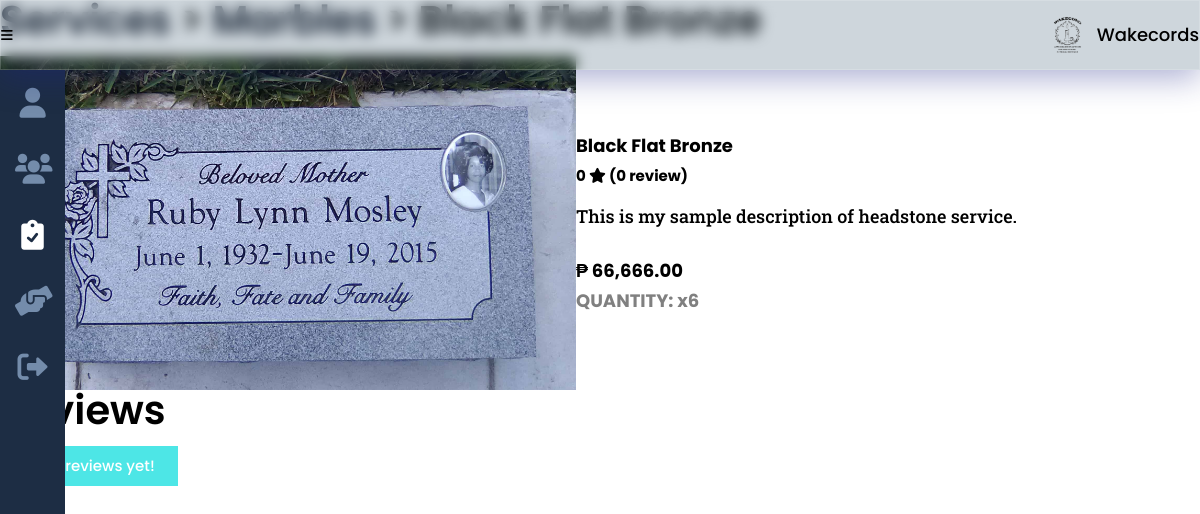
/funeral_tradition_this.php?service_id=19&id=4, run on an earlier commit of the app's database.
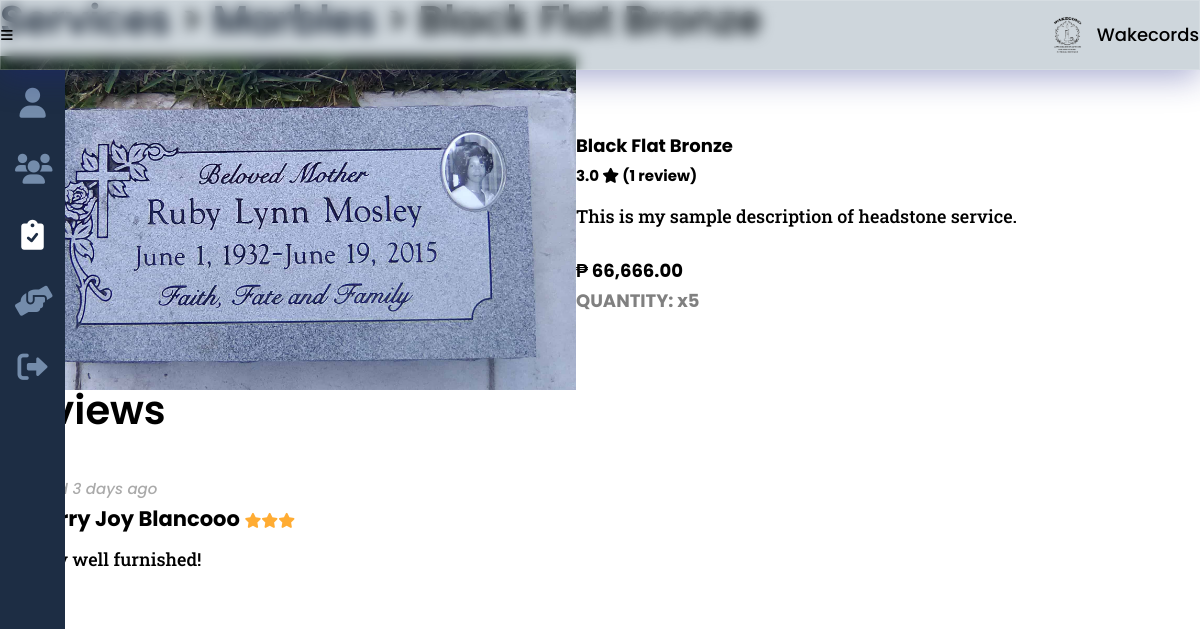
And on a later commit of the database.
### tables this page shows
CREATE TABLE `headstone` (
  `service_id` int(8) NOT NULL,
  `stone_kind` varchar(20) NOT NULL,
  `stone_type` varchar(20) NOT NULL,
  `stone_color` varchar(20) NOT NULL,
  `stone_size` varchar(100) NOT NULL,
  `stone_font` varchar(100) NOT NULL
);

CREATE TABLE `services` (
  `service_id` int(8) NOT NULL,
  `provider_id` int(8) NOT NULL,
  `service_type` varchar(20) NOT NULL,
  `service_desc` varchar(500) NOT NULL,
  `service_cost` decimal(9,2) DEFAULT NULL,
  `service_qty` int(2) DEFAULT NULL,
  `service_img` varchar(100) NOT NULL,
  `service_status` varchar(10) NOT NULL
);

CREATE TABLE `feedback` (
  `feedback_id` int(8) NOT NULL,
  `seeker_id` int(8) NOT NULL,
  `service_id` int(8) NOT NULL,
  `feedback_star` int(8) NOT NULL,
  `feedback_comments` varchar(250) DEFAULT NULL,
  `feedback_date` date NOT NULL
);

CREATE TABLE `seeker` (
  `seeker_id` int(8) NOT NULL,
  `seeker_fname` varchar(25) NOT NULL,
  `seeker_mi` char(1) DEFAULT NULL,
  `seeker_lname` varchar(25) NOT NULL,
  `seeker_address` varchar(100) DEFAULT NULL,
  `seeker_phone` varchar(11) DEFAULT NULL,
  `seeker_status` varchar(10) DEFAULT NULL,
  `seeker_email` varchar(50) NOT NULL,
  `seeker_pass` varchar(100) NOT NULL
);

### others/db.php (called while the page is built, shortened)
<?php
	class DB
	{
		static $hostname = "localhost";
		static $dbname = "wakecords";
		static $username  = "root";
		static $password = "";
		public static function query($sql, $params=array(), $transactType)
		{
			$rows = array();
			try
			{
				$db = new PDO("mysql:host=". self::$hostname ."; dbname=". self::$dbname,  self::$username,  self::$password);
				$db->setAttribute(PDO::ATTR_ERRMODE, PDO::ERRMODE_EXCEPTION);
				$cmd = $db->prepare($sql);
				$cmd->execute($params);
				if($transactType == "READ")
					$rows = $cmd->fetchAll();
				else
					$rows = $db->lastInsertId();
			}
			catch(PDOException $e)
			{
				echo $e->getMessage();
			}
			return $rows;
		}
	}

### funeral_tradition_this.php (the view, shortened to what this page needs)
<?php
	include("others/functions.php");
	include("others/head.php");
?>
<body>
	<div class="container">
		<?php include("others/header.php"); ?>
		<div class="banner">
			<?php
			$this_page = "services";
			include("others/sidebar.php"); ?>
			<section class="banner-con">
				<div class="wrapper">
					<div class="banner-div">
						<?php
							$service_type = read("services", ["service_id"], [$_GET['service_id']]);
							$service_type = $service_type[0];
							$service = DB::query("SELECT * FROM services a JOIN {$service_type['service_type']} b ON a.service_id = b.service_id WHERE a.service_id=?", array($_GET['service_id']), "READ");
							$service = $service[0];
							if(isset($_SESSION['provider'])){
								$service_link = "services.php";
								$a_link = "services.php";
							}
							else {
								$service_link = "funeral.php";
								$a_link = "funeral_tradition.php";
							}
							$size_array = array();
							$font_array = array();
							$qty_array = array();
							for($i=1; $i<=$service['service_qty']; $i++) array_push($qty_array, $i);
							switch($service_type['service_type']){
								case "headstone":
									$size_array = explode(",",$service['stone_size']);
									$font_array = explode(",",$service['stone_font']);
									$service_name = $service['stone_color']." ".$service['stone_kind']." ".$service['stone_type'];
									$service_name = ucwords($service_name);
									echo "
									<h2><a href='{$service_link}'>Services</a> <span>> <a href='{$a_link}'>{$provider['provider_company']}</a> > {$service_name}</span></h2>
									";
								break;
							}
						?>
						<div class="banner-cards trad">
							<?php
								echo "
								<img class='card-img' src='images/providers/".$service['service_type']."/".$service['provider_id']."/".$service['service_img']."'>
								<div class='card-div'>
									<div>
										<h3>".$service_name."
											<span>
												".ratings($service['service_id'], true)."
												<i class='fa-solid fa-star'></i>
												(".ratings_count($service['service_id'], true).")
											</span>
										</h3>
										<p>
											".$service['service_desc']."
										</p>
								";
								if($service_type['service_type'] != "church")
									echo "<div class='card-price trad'>₱ ".number_format($service['service_cost'], 2, '.', ',')."</div>";
								if(isset($_SESSION['seeker']) && !isset($_GET['rate']) && !isset($_GET['rated'])){
								echo "
								<form method='post'>
									<div class='selection-con'>";
									if($service_type['service_type'] != "church") {
										if(count($size_array) > 0 && $size_array[0] != NULL) {
											select_array($size_array, "sizes");
									 	}
										if(count($font_array) > 0 && $font_array[0] != NULL) {
											select_array($font_array, "fonts");
										}
										select_array($qty_array, "quantity");
									} else {
								echo "	<div>
											<label>Time: </label>
											<select name='cbotime' required>
												<option value=''>BROWSE OPTIONS</option>";
												echo time_available($service['church_mass_time'], $_GET['service_id']);
								echo "		</select>
										</div>";
									}
								echo "
									</div>
										<button type='submit' name='btnadd' class='btn trad' onclick=\"return confirm('Confirm booking?');\">Book</button>
								</form>";
								}
								else {
									if($service_type['service_type'] != "church")
										echo "<h4 style='color:gray'>QUANTITY: x{$service['service_qty']}</h4>";
								}
								echo "
									</div>
								</div>";
							?>
						</div>
						<div class="banner-ratings" id="ratings">
							<h2>Reviews</h2>
							<div class="ratings-con">
							<?php
							$ratings = read("feedback", ["service_id"], [$_GET['service_id']]);
							if(count($ratings)>0){
								foreach($ratings as $result){
									$seeker = read("seeker", ["seeker_id"], [$result['seeker_id']]);
									$seeker = $seeker[0];
									$days = (strtotime(date('Y-m-d')) - strtotime(date($result['feedback_date']))) /60/60/24;
									echo "
									<div class='rate'>
									";
									if($days == 0) {
										echo "
										<span>
											<mark class='mark-style no-cursor'>new ratings</mark>
										</span>
										";
									}
									else {
										echo "
										<span class='gray-italic'>
											rated ".$days." days ago
										</span>
										";
									}
									echo "
										<h3>{$seeker['seeker_fname']} {$seeker['seeker_lname']}
											<span>
												".display_stars($result['feedback_star'])."
											</span>
										</h3>
										<p>{$result['feedback_comments']}</p>
									</div>
									";
								}
							}
							else messaging("notify", "No reviews yet!");
							?>
							</div>
						</div>
					</div>
				</div>
			</section>
		</div>
	</div>
<?php include("others/footer-js.php"); ?>

### others/head.php (shortened to what this page needs)
<!DOCTYPE html>
<html lang="en">
<head>
	<link href="https://cdnjs.cloudflare.com/ajax/libs/font-awesome/6.0.0/css/all.min.css" rel="stylesheet">
	<link rel="stylesheet" href="https://unpkg.com/open-props"/>
	<link rel="stylesheet" href="css/style.css">
</head>

### others/header.php (shortened to what this page needs)
<div class="header">
	<button class="header-btn" data-menu-icon>
		<i class="fa-solid fa-bars"></i>
	</button>
	<picture>
		<?php
			if(isset($_SESSION['provider'])){
				$provider = provider();
				if(empty($provider['provider_logo'])){
		?>
				<svg xmlns="http://www.w3.org/2000/svg" viewBox="0 0 640 512"><path d="M425.1 482.6c-2.303-1.25-4.572-2.559-6.809-3.93l-7.818 4.493c-6.002 3.504-12.83 5.352-19.75 5.352c-10.71 0-21.13-4.492-28.97-12.75c-18.41-20.09-32.29-44.15-40.22-69.9c-5.352-18.06 2.343-36.87 17.83-45.24l8.018-4.669c-.0664-2.621-.0664-5.242 0-7.859l-7.655-4.461c-12.3-6.953-19.4-19.66-19.64-33.38C305.6 306.3 290.4 304 274.7 304H173.3C77.61 304 0 381.7 0 477.4C0 496.5 15.52 512 34.66 512H413.3c5.727 0 10.9-1.727 15.66-4.188c-2.271-4.984-3.86-10.3-3.86-16.06V482.6zM224 256c70.7 0 128-57.31 128-128S294.7 0 224 0C153.3 0 96 57.31 96 128S153.3 256 224 256zM610.5 373.3c2.625-14 2.625-28.5 0-42.5l25.75-15c3-1.625 4.375-5.125 3.375-8.5c-6.75-21.5-18.25-41.13-33.25-57.38c-2.25-2.5-6-3.125-9-1.375l-25.75 14.88c-10.88-9.25-23.38-16.5-36.88-21.25V212.3c0-3.375-2.5-6.375-5.75-7c-22.25-5-45-4.875-66.25 0c-3.25 .625-5.625 3.625-5.625 7v29.88c-13.5 4.75-26 12-36.88 21.25L394.4 248.5c-2.875-1.75-6.625-1.125-9 1.375c-15 16.25-26.5 35.88-33.13 57.38c-1 3.375 .3751 6.875 3.25 8.5l25.75 15c-2.5 14-2.5 28.5 0 42.5l-25.75 15c-3 1.625-4.25 5.125-3.25 8.5c6.625 21.5 18.13 41 33.13 57.38c2.375 2.5 6 3.125 9 1.375l25.88-14.88c10.88 9.25 23.38 16.5 36.88 21.25v29.88c0 3.375 2.375 6.375 5.625 7c22.38 5 45 4.875 66.25 0c3.25-.625 5.75-3.625 5.75-7v-29.88c13.5-4.75 26-12 36.88-21.25l25.75 14.88c2.875 1.75 6.75 1.125 9-1.375c15-16.25 26.5-35.88 33.25-57.38c1-3.375-.3751-6.875-3.375-8.5L610.5 373.3zM496 400.5c-26.75 0-48.5-21.75-48.5-48.5s21.75-48.5 48.5-48.5c26.75 0 48.5 21.75 48.5 48.5S522.8 400.5 496 400.5z"/></svg>
		<?php
				}
				else echo "<img class='header-logo' src='images/providers/".$provider['provider_type']."/".$_SESSION['provider']."/".$provider['provider_logo']."' >";
			}
			else echo "<img class='header-logo' src='images/main-logo.png'>";
		?>
		<div>Wakecords</div>
	</picture>
</div>

### others/sidebar.php (shortened to what this page needs)
<ul class="sidebar " data-sidebar>
  <li class="sidebar-list">
    <a class="sidebar-link <?php echo ($this_page == 'profile')?'active':''; ?>" href="profile.php" title="Profile">
      <i class="fa-solid fa-user"></i>
    </a>
  </li>
  <?php
    if(user_type() == "admin"){
  ?>
  <li class="sidebar-list">
    <a class="sidebar-link <?php echo ($this_page == 'users')?'active':''; ?>" href="admin_users.php" title="Feedback">
      <i class="fa-solid fa-users"></i>
    </a>
  </li>
  <?php
    }
  ?>
  <li class="sidebar-list">
    <?php
      if(user_type() == "seeker"){
    ?>
      <a class="sidebar-link <?php echo ($this_page == 'services')?'active':''; ?>" href="get_started.php" title="Services">
        <i class="fa-solid fa-clipboard-check"></i>
        <div>Get Started</div>
      </a>
    <?php
      } elseif(user_type() == "admin") {
    ?>
      <a class="sidebar-link <?php echo ($this_page == 'services')?'active':''; ?>" href="funeral.php" title="Services">
        <i class="fa-solid fa-clipboard-check"></i>
      </a>
    <?php
      }
    ?>
  </li>
  <li class="sidebar-list">
    <?php
    if(user_type() == 'admin'){
      $link = "<a class='sidebar-link ";
      $link .= ($this_page == 'transact')?'active':'';
      $link .= "' href='purchase.php' title='Transactions'>";
    }
    echo $link;
    ?>
      <i class="fas fa-hands-helping"></i>
    </a>
  </li>
  <li class="sidebar-list">
    <a class="sidebar-link" href="logout.php" title="Logout" onclick='return confirm("Are you sure you want to logout?");'>
      <i class="fa-solid fa-right-from-bracket"></i>
    </a>
  </li>
</ul>

### others/functions.php (shortened to what this page needs)
<?php
	require_once("others/db.php");
	function display_stars($stars){
		$text = "";
		while($stars > 0){
			$text .= "<i class='fa-solid fa-star stars'></i>";
			$stars--;
		}
		return $text;
	}
	function messaging($type, $msg){
		switch($type){
			case "notify":
				echo "<div class='note blue'><i class='fa-solid fa-circle-info'></i> ".$msg."</div>";
			break;
		}
	}
	function ratings($id, $service = true){
		$avg_stars = 0;
		if($service)
			$feedback = read("feedback", ["service_id"], [$id]);
		else {
			$feedback = DB::query("SELECT * FROM feedback a JOIN services b ON a.service_id = b.service_id WHERE provider_id = ?", array($id), "READ");
		}
		if(count($feedback) > 0){
			foreach($feedback as $result){
				$avg_stars += $result['feedback_star'];
			}
			$avg_stars /= count($feedback);
		}
		else return $avg_stars;
		return number_format((float)$avg_stars,1,".","");
	}
	function ratings_count($id, $service = true){
		if($service)
			$feedback = read("feedback", ["service_id"], [$id]);
		else {
			$feedback = DB::query("SELECT * FROM feedback a JOIN services b ON a.service_id = b.service_id WHERE provider_id = ?", array($id), "READ");
		}
		return (count($feedback) > 1) ? count($feedback)." reviews" : count($feedback)." review";
	}
	function read($table, $attr=[], $data=[]){
		if(count($attr) == 1){
			return DB::query("SELECT * FROM ".$table." WHERE ".$attr[0]."=?", array($data[0]), "READ");
		}
	}
	function user_type(){
		return "admin";
	}

### others/footer-js.php (shortened to what this page needs)
</body>
</html>

### css/style.css (style rules this page uses)
:root { --dark-blue:#0d1321; --light-blue:#1d2d44; --pale-blue:#3e5c76; --light-gray:#748cab; --gray: #ccc; --peach:#f0ebd8; --header-height:70px; --red: hsl(0,100%,40%); --green: hsl(133, 75%, 30%); --blue: hsl(180, 75%, 40%); --em-1: 1em; --rem-1: 1rem; --box-shadow: 2px 2px 6px -2px #000; }
* { padding:0;margin:0;box-sizing:border-box;resize:none;outline:none;border:none;text-decoration:none;list-style:none; }
body { font:500 18px/30px Poppins,sans-serif; }
.wrapper { width:100%;margin:0 auto 0 0;padding:0 var(--size-3) var(--size-8) var(--size-11); }
section, main { padding:100px 0;background:#fff; }
h1,h2 { line-height:100%;margin-bottom:40px;position:relative; }
h2 { margin-bottom:var(--rem-1); }
h3 { margin-bottom:10px;position:relative; }
h2 { font-size:40px;font-weight:600; }
h2 a { display:inline-block;position:relative;color:var(--dark-blue); }
h2 a:after { content:"";position:absolute;width:100%;transform:scaleX(0);height:2px;bottom:0;left:0;background-color:var(--light-blue);transform-origin:bottom right;transition:transform 0.25s ease-out; }
p { font-family:Roboto Slab,serif;margin-bottom:25px; }
.stars { font-size:15px;color:#ffac33; }
.gray-italic { font-style:italic;color:#aaa !important;font-size:15px; }
.header { display:flex;justify-content:space-between;box-shadow:var(--shadow-4);padding:var(--size-3);position:fixed;width:100%;height:var(--header-height);align-items:center;z-index:100;background: rgba( 62, 92, 118, 0.25 );box-shadow: 0 8px 32px 0 rgba( 31, 38, 135, 0.37 );-webkit-backdrop-filter: blur( 7px );backdrop-filter: blur( 7px );border: 1px solid rgba( 255, 255, 255, 0.18 ); }
img.header-logo { width:40px;height:40px; }
button.header-btn { background:none; }
button.header-btn i { font-size:var(--size-7); }
.header picture { display:flex;justify-content:space-between;align-items:center;column-gap:10px; }
.sidebar { min-width:65px;overflow:hidden;margin-top:var(--header-height);transition: min-width 100ms ease-out;position:fixed;background:var(--light-blue);height:100%;display:flex;flex-flow:column;z-index:99; }
.sidebar-link { display:flex;align-items:center;justify-content:center;margin:1em 0;color:var(--light-gray); }
.sidebar-link.active { color:#fff; }
.sidebar-link i { width:35px;font-size:30px;text-align:center; }
.banner-con { width:100%;padding:0; }
.banner-div { height:100%;padding-top:var(--size-11);position:relative;margin-bottom:var(--em-1); }
.banner-div h2 span { font-size:var(--size-5); }
.banner-cards { display:flex;column-gap:var(--size-5);flex-wrap:wrap; }
.banner-cards.trad { margin-bottom:var(--size-5); }
.banner-cards img { width:100%; }
.banner-cards h3, .banner-cards p { padding-inline:var(--size-3); }
.banner-cards h3 span { display:block;font-size:15px;color:var(--yellow-6); }
.banner-cards.trad h3 { font-size:var(--size-7); }
.banner-cards.trad h3, .banner-cards.trad p { padding-inline:0; }
.banner-cards p { font-size:var(--size-3); }
.banner-cards .card-price { font-size:var(--size-5);font-weight:bold;margin-bottom:30px;width:100%;text-align:center; }
.banner-cards .card-price.trad { text-align:left;margin-bottom:var(--size-5); }
.banner-cards .card-img { width:48%; }
.banner-cards .card-div { width:48%;display:flex;align-items:center; }
.card-div > div { width:100%; }
.ratings-con .rate { display:inline-block;width:350px;max-width:50%;margin:.5em;padding:1em;min-height:auto;vertical-align:top;box-shadow:var(--shadow-4);border-radius:5px; }
.ratings-con .rate p { margin-bottom:0; }
.note { padding:5px 23px 5px 12px;color:#fff;position:relative;overflow:hidden;width:fit-content;margin-bottom:var(--size-2);font-size:15px; }
.note:before { content:"";position:absolute;background:hsl(0,100%,40%);width:6px;height:100%;top:0;left:0; }
.note.blue:before { background:hsl(180, 75%, 40%); }
.note.blue { background:hsl(180, 75%, 60%); }

What changed in the data, as far as the page shows it:
changed through a linked row, headstone "Black Flat Bronze": service_id.service_qty "6" → "5"
added feedback: feedback_date "3", seeker.seeker_fname "Merry Joy", seeker.seeker_lname "Blancooo", feedback_star 3 (drawn), feedback_comments "Very well furnished!"
Also different on the page:
ratings($service['service_id'], true): "0" → "3.0"
ratings_count($service['service_id'], true): "0 review" → "1 review"
$msg: "No reviews yet!" → (not shown)
